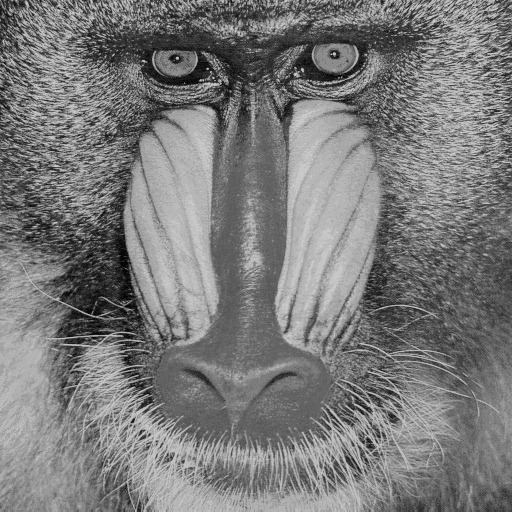
#> input picture CV_3/mandril.bmp, 512 x 512 px
$ python CV_3.py   (older library calls are emulated)
#> lines starting #> are read from the running program, lines starting #| are printed output that depends on the picture
import numpy as np

import cv2


__author__ = 'atamas'

CUTOFF_FREQUENCY = 30

img = cv2.imread("mandril.bmp", cv2.CV_LOAD_IMAGE_GRAYSCALE)
#> img is the input picture: shape (512, 512); min 0, max 210, mean 122.1
fft = np.fft.fft2(img)

center = (fft.shape[0] / 2, fft.shape[1] / 2)
#> center = (256, 256)
mask = np.zeros(fft.shape)
mask[CUTOFF_FREQUENCY:fft.shape[0] - CUTOFF_FREQUENCY, 0:fft.shape[1]] = 1
mask[0:fft.shape[0], CUTOFF_FREQUENCY:fft.shape[1] - CUTOFF_FREQUENCY] = 1

filtered_fft = fft * mask

processedImage = np.fft.ifft2(filtered_fft)
cv2.imwrite('filtered.bmp', np.abs(processedImage))
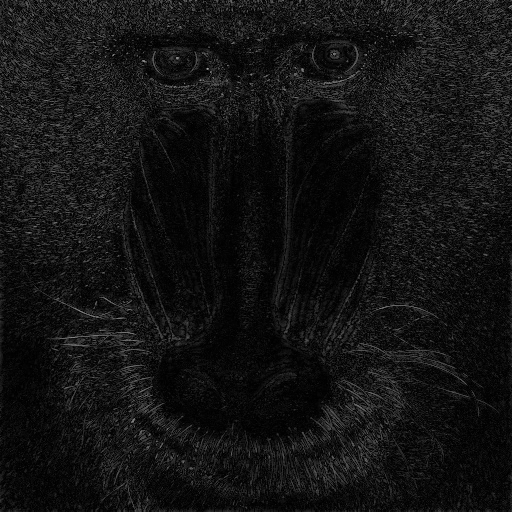
#> saved as filtered.bmp: shape (512, 512); min 0, max 166, mean 19.3

cv2.imwrite('laplassian.bmp', cv2.Laplacian(img, cv2.CV_32F))
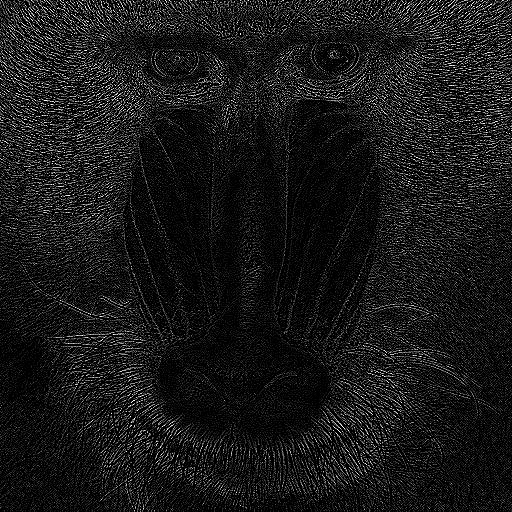
#> saved as laplassian.bmp: shape (512, 512); min 0, max 255, mean 25.7
